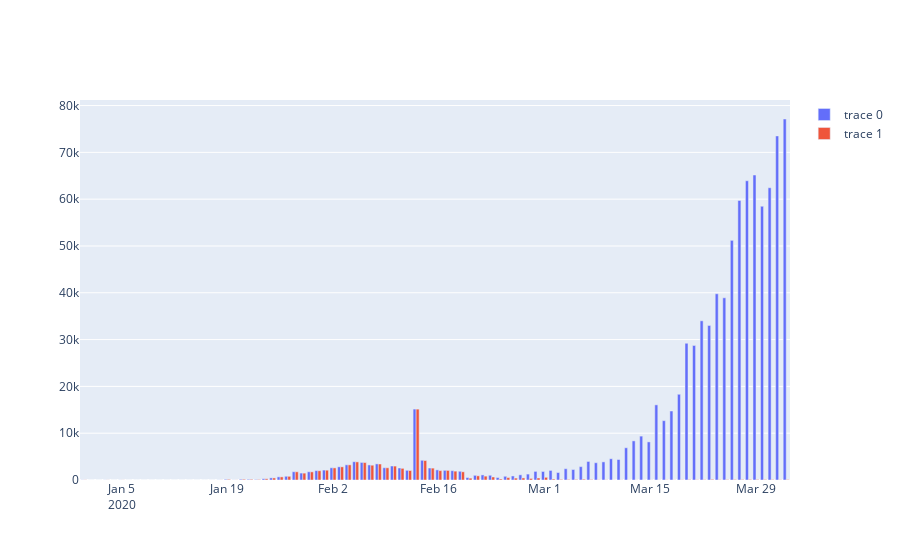

The cell this chart's notebook holds for it:
### Code cell
chart_data = df.loc[df['countriesAndTerritories'] == 'World'].reset_index()
chart_data1 = df.loc[df['countriesAndTerritories'] == 'China'].reset_index()
x = chart_data ['dateRep']
y = chart_data ['cases']
x1 = chart_data1 ['dateRep']
y1 = chart_data1 ['cases']
trace0 = go.Bar(x=x, y=y)
trace1 = go.Bar(x=x1, y=y1)
fig = go.Figure([trace0, trace1])
fig.show()
